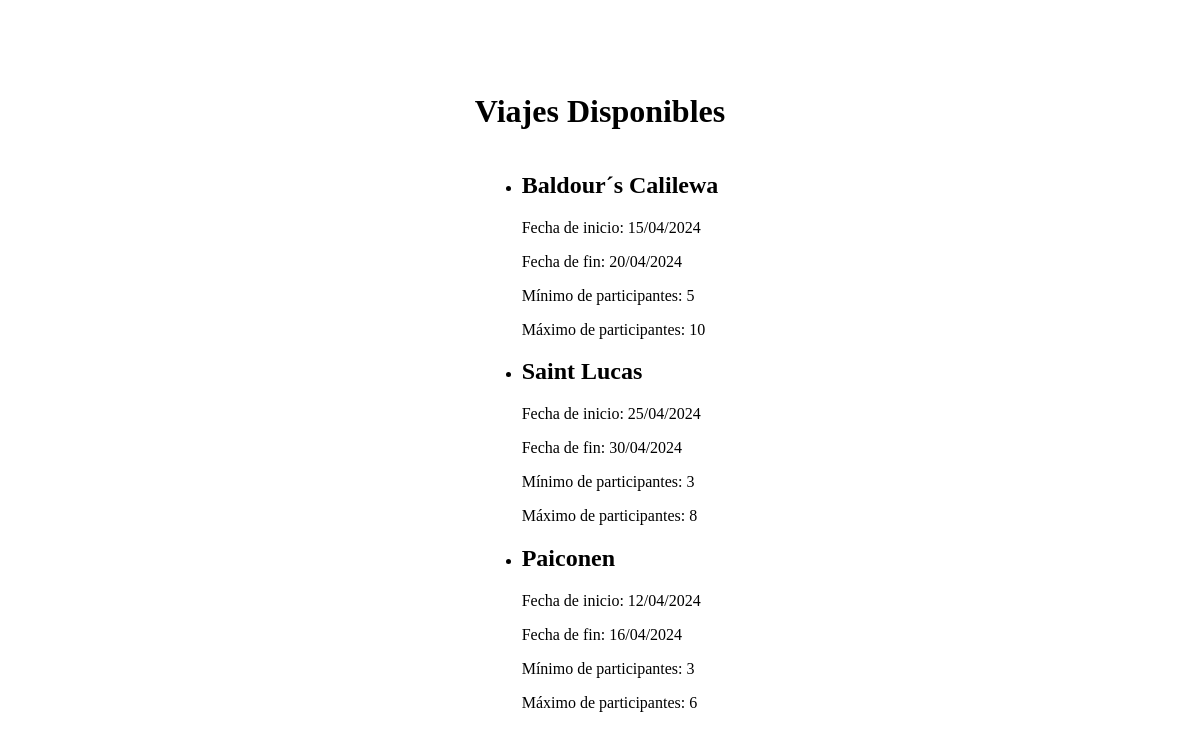
Screenshot of /viajes_disponibles with the database file from the repository.
### tables this page shows
CREATE TABLE viajes (
    id INTEGER PRIMARY KEY,
    nombre TEXT,
    fecha_inicio TEXT,
    fecha_fin TEXT,
    min_participantes INTEGER,
    max_participantes INTEGER
, destino_id INTEGER);

### app.py (the view)
@app.route('/viajes_disponibles')
def viajes_disponibles():
    viajes = obtener_viajes_disponibles()
    return render_template('viajes_disponibles.html', viajes=viajes)

### app.py (called while the page is built)
def obtener_viajes_disponibles():
    conexion = sqlite3.connect('base_de_datos.db')
    cursor = conexion.cursor()
    cursor.execute("SELECT nombre, fecha_inicio, fecha_fin, min_participantes, max_participantes FROM viajes")
    viajes = cursor.fetchall()
    conexion.close()
    return viajes

### templates/viajes_disponibles.html (shortened to what this page needs)
<!DOCTYPE html>
<html lang="en">
<head>
    <link rel="stylesheet" href="{{ url_for('static', filename='styles.css') }}">
</head>
<body>
    <h1>Viajes Disponibles</h1>
    <div class="viajes-container">
        <ul>
            {% for viaje in viajes %}
                <li>
                    <h2>{{ viaje[0] }}</h2>
                    <p>Fecha de inicio: {{ viaje[1] }}</p>
                    <p>Fecha de fin: {{ viaje[2] }}</p>
                    <p>Mínimo de participantes: {{ viaje[3] }}</p>
                    <p>Máximo de participantes: {{ viaje[4] }}</p>
                </li>
            {% endfor %}
        </ul>
    </div>
</body>
</html>

### rows the page displays
viajes: nombre "Baldour´s Calilewa", fecha_inicio "15/04/2024", fecha_fin "20/04/2024", min_participantes "5", max_participantes "10"
viajes: nombre "Saint Lucas", fecha_inicio "25/04/2024", fecha_fin "30/04/2024", min_participantes "3", max_participantes "8"
viajes: nombre "Paiconen", fecha_inicio "12/04/2024", fecha_fin "16/04/2024", min_participantes "3", max_participantes "6"
